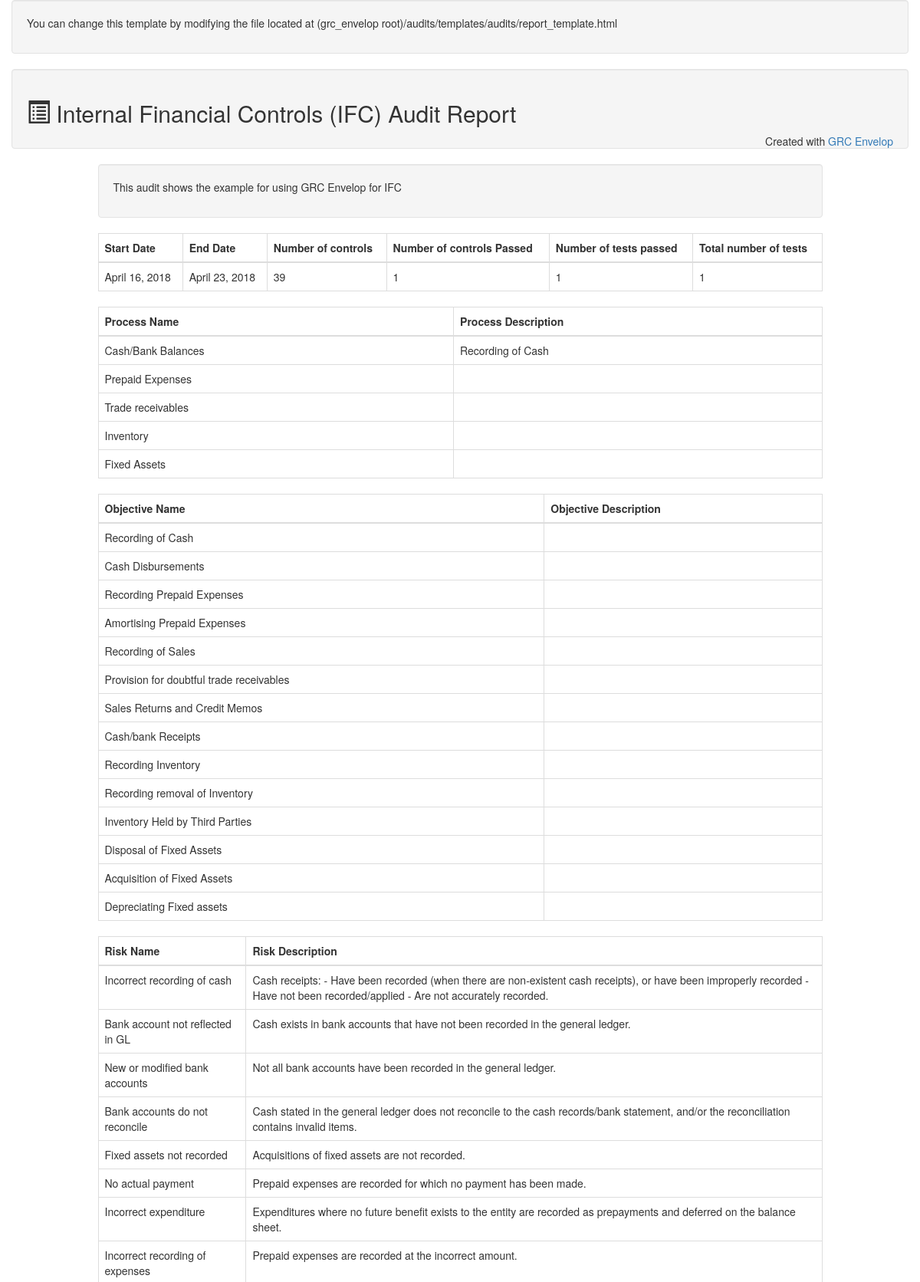
Page /audits/audit/8/report (signed in, upper part) on the committed database.
### audits/models.py (models this page shows, shortened)
class Audit(models.Model):
    DRAFT = "DR"
    ACTIVE = "AC"
    CLOSED = "CL"
    status_choices = (
        (DRAFT, 'Draft Status'),
        (ACTIVE, 'Active Status'),
        (CLOSED, 'Closed Status'),
        )
    title = models.CharField(max_length=200)
    desc = models.TextField('audit description', blank=True)
    status = models.CharField(max_length=2,
                              choices=status_choices,
                            default=DRAFT)
    start_date = models.DateField()
    end_date = models.DateField()
    fy = models.CharField('fiscal year', max_length=4)
    changed_by = models.ForeignKey('auth.User',on_delete=models.DO_NOTHING,)
    changed_on = models.DateTimeField(auto_now=True)
    papers = GenericRelation(Attachment)

class Process(models.Model):
    audit = models.ForeignKey(Audit, related_name="process_audit", on_delete=models.CASCADE,)
    title = models.CharField(max_length=200)
    ref_id = models.CharField('reference ID', max_length=200, null=True, blank=True, default="")
    desc = models.TextField('process description', blank=True)
    changed_by = models.ForeignKey('auth.User',on_delete=models.DO_NOTHING,)
    changed_on = models.DateTimeField(auto_now=True)
    papers = GenericRelation(Attachment)

class Objective(models.Model):
    audit = models.ForeignKey(Audit, related_name="objective_audit", on_delete=models.CASCADE,)
    process = models.ManyToManyField(Process, verbose_name="related processes",
         blank=False, related_name="obj_process")
    title = models.CharField(max_length=200)
    ref_id = models.CharField('reference ID', max_length=200, null=True, blank=True, default="")
    desc = models.TextField('objective description', blank=True)
    changed_by = models.ForeignKey('auth.User',on_delete=models.DO_NOTHING,)
    changed_on = models.DateTimeField(auto_now=True)
    papers = GenericRelation(Attachment)

class Risk(models.Model):
    audit = models.ForeignKey(Audit, related_name="risk_audit", on_delete=models.CASCADE,)
    objective = models.ManyToManyField(Objective, related_name="risk_obj",
         verbose_name="related objectives", blank=False)
    title = models.CharField(max_length=200)
    ref_id = models.CharField('reference ID', max_length=200, null=True, blank=True, default="")
    desc = models.TextField('risk description', blank=True)
    changed_by = models.ForeignKey('auth.User',on_delete=models.DO_NOTHING,)
    changed_on = models.DateTimeField(auto_now=True)
    papers = GenericRelation(Attachment)

### audits/views.py (the view)
class AuditReport(generic.View):
    def get(self, request, pk):
        context = {}
        context['object'] = get_object_or_404(Audit, id=pk)
        context['test_passed_count'] = context['object'].test_audit.all()\
        .filter(result='PS').count()
        context['test_passed'] = context['object'].test_audit.all()\
        .filter(result='PS')
        context['test_failed'] = context['object'].test_audit.all()\
        .filter(result='FL')
        context['controls_passed'] = context['object'].control_audit.all()\
        .filter(test_control__result='PS').exclude(test_control__result='FL')\
        .distinct().count()
        return render(request, "audits/report_template.html", context)

### audits/templates/audits/report_template.html (shortened to what this page needs)
<!DOCTYPE html>
<html lang="en">
  <head>
    <link rel="stylesheet" href="https://maxcdn.bootstrapcdn.com/bootstrap/3.3.5/css/bootstrap.min.css">
  </head>
  <body>
    <div class="col-md-12">
    <div class="well">
        <p> You can change this template by modifying the file located at (grc_envelop root)/audits/templates/audits/report_template.html </p>
    </div>
    <div class="well">
		<h2><span class="glyphicon glyphicon-list-alt" aria-hidden="true"></span> {{ object.title }} Audit Report</h2>
        <p class="pull-right">Created with <a href="http://www.grcenvelop.com">GRC Envelop</a></p>
    </div>
    <div class="col-md-1">
    </div>
    <div class="col-md-10">
        <div class="well"><p>{{ object.desc }}</p></div>
        <table class="table table-bordered">
          <thead>
            <tr>
              <th>Start Date</th>
              <th>End Date</th>
              <th>Number of controls</th>
              <th>Number of controls Passed</th>
              <th>Number of tests passed</th>
              <th>Total number of tests</th>
            </tr>
          </thead>
          <tbody>
            <tr>
              <td>{{ object.start_date }}</td>
              <td>{{ object.end_date }}</td>
              <td>{{ object.control_audit.all.count }}</td>
              <td>{{ controls_passed }}</td>
              <td>{{ test_passed_count }}</td>
              <td>{{ object.test_audit.all.count }}</td>
            </tr>
          </tbody>
        </table>
        <table class="table table-bordered">
          <thead>
            <tr>
              <th>Process Name</th>
              <th>Process Description</th>
            </tr>
          </thead>
          <tbody>
            {% for obj in object.process_audit.all %}
            <tr>
              <td>{{ obj.title }}</td>
              <td>{{ obj.desc }}</td>
            </tr>
            {% endfor %}
          </tbody>
        </table>
        <table class="table table-bordered">
          <thead>
            <tr>
              <th>Objective Name</th>
              <th>Objective Description</th>
            </tr>
          </thead>
          <tbody>
            {% for obj in object.objective_audit.all %}
            <tr>
              <td>{{ obj.title }}</td>
              <td>{{ obj.desc }}</td>
            </tr>
            {% endfor %}
          </tbody>
        </table>
        <table class="table table-bordered">
          <thead>
            <tr>
              <th>Risk Name</th>
              <th>Risk Description</th>
            </tr>
          </thead>
          <tbody>
            {% for obj in object.risk_audit.all %}
            <tr>
              <td>{{ obj.title }}</td>
              <td>{{ obj.desc }}</td>
            </tr>
            {% endfor %}
          </tbody>
        </table>
    </div>
    <div class="col-md-1">
    </div>
</div>
  </body>
</html>

### rows in the picture
Audit: title "Internal Financial Controls (IFC)", desc "This audit shows the example for using GRC Envelop for IFC", start_date "April 16, 2018", end_date "April 23, 2018", control_audit.all.count "39", test_audit.all.count "1"
Process: title "Cash/Bank Balances", desc "Recording of Cash"
Process: title "Prepaid Expenses"
Process: title "Trade receivables"
Process: title "Inventory"
Process: title "Fixed Assets"
Objective: title "Recording of Cash"
Objective: title "Cash Disbursements"
Objective: title "Recording Prepaid Expenses"
Objective: title "Amortising Prepaid Expenses"
Objective: title "Recording of Sales"
Objective: title "Provision for doubtful trade receivables"
Objective: title "Sales Returns and Credit Memos"
Objective: title "Cash/bank Receipts"
Objective: title "Recording Inventory"
Objective: title "Recording removal of Inventory"
Objective: title "Inventory Held by Third Parties"
Objective: title "Disposal of Fixed Assets"
Objective: title "Acquisition of Fixed Assets"
Objective: title "Depreciating Fixed assets"
Risk: title "Incorrect recording of cash", desc "Cash receipts: - Have been recorded (when there are non-existent cash receipts), or have been improperly recorded - Have not been recorded/applied - Are not accurately recorded."
Risk: title "Bank account not reflected in GL", desc "Cash exists in bank accounts that have not been recorded in the general ledger."
Risk: title "New or modified bank accounts", desc "Not all bank accounts have been recorded in the general ledger."
Risk: title "Bank accounts do not reconcile", desc "Cash stated in the general ledger does not reconcile to the cash records/bank statement, and/or the reconciliation contains invalid items."
Risk: title "Fixed assets not recorded", desc "Acquisitions of fixed assets are not recorded."
Risk: title "No actual payment", desc "Prepaid expenses are recorded for which no payment has been made."
Risk: title "Incorrect expenditure", desc "Expenditures where no future benefit exists to the entity are recorded as prepayments and deferred on the balance sheet."
Risk: title "Incorrect recording of expenses", desc "Prepaid expenses are recorded at the incorrect amount."

### other values in the picture
{{ controls_passed }} "1"
{{ test_passed_count }} "1"
